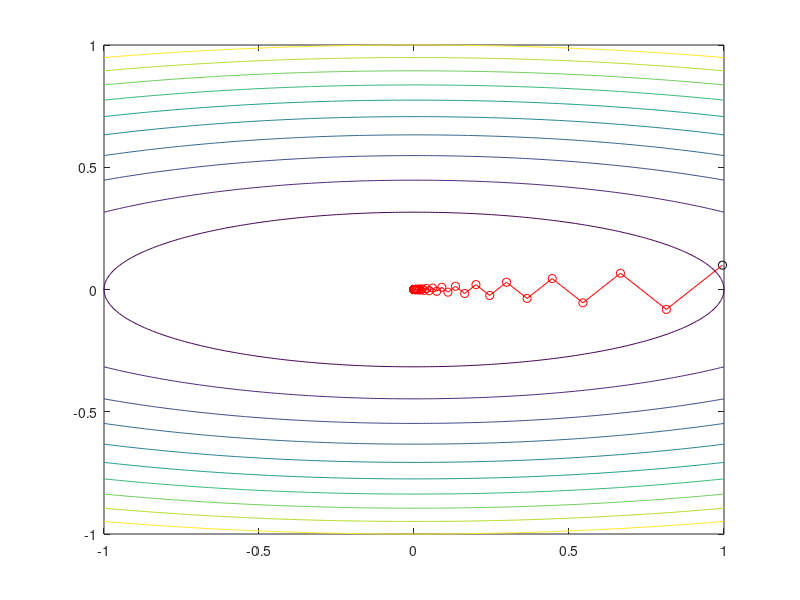
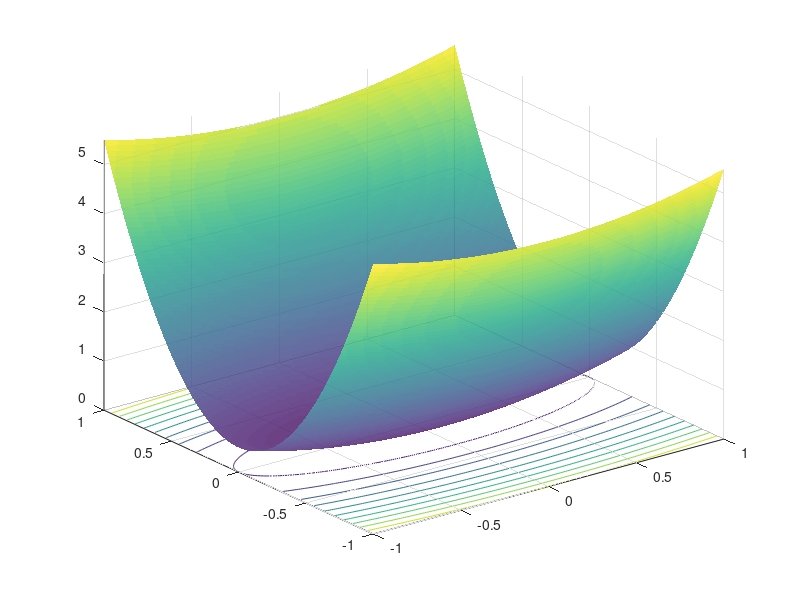

Write MATLAB code to recreate these figures, in order.
%######################################################
% This code is part of the Matlab-based toolbox
% OPTIK --- Optimization Toolkit
% For details see https://github.com/andreasmang/optik
%######################################################
clear, close all;
clc;
% this script implements gradient descent for a simple
% test problem with analytical line search

itermax = 100; % max number of iterations
opttol  = 1e-12;
xtrue   = [0.0;0.0];

% c = [1; 1]; % well conditioned
c = [1,10]; % badly conditioned

% prevent user from attempting to solve problems that will not work
if (c(1) <= 0 || c(2) <= 0)
    warning('does not work for non-convex problems');
    return;
end

% compute initial guess (non-zero, since 0 is the solution)
x = zeros(2,1);
x(1) = c(2) / sqrt(c(1)^2 + c(2)^2);
x(2) = c(1) / sqrt(c(1)^2 + c(2)^2);

% compute matrix for quadratic; since this matrix
% is diagonal, diagonal entries will correspond
% to the eigenvalues
Q = diag([c(1),c(2)]);

% function handles for objective and gradient
f0 = @(x) 0.5*x'*Q*x;
g  = @(x) Q*x;

% compute norm of gradient for initial guess
ng0 = norm(g(x));
if ng0 < 1E-12, ng0 = 1.0; end

% allocate array for storing history / iterates
y = zeros([2,itermax+1]);
y(:,1) = x;

% display header
fprintf('%s\n',repmat('-' , [1,93]));
fprintf('iter  %5s %17s %17s %22s %13s\n', 'f0(x)', 'x(1)', 'x(2)', '||g||_rel', 'error');
fprintf('%s\n',repmat('-' , [1,93]));

% flag to indicate if we did converge after less then or equal to max
% number of iterations
converged = false;

f0eval = zeros(itermax,1);

% perform gradient descent with analytical line search
for iter = 1:itermax
    
    f0eval(iter) = f0(x);
    
	% minimizer is x^\star = (0,0)^\T
	delta = sqrt((xtrue(1) - x(1))^2 + (xtrue(1) - x(2))^2);

	fprintf('%3d   %+4.8e   %+4.8e   %+4.8e   %+4.8e   %+4.8e\n',iter, f0eval(iter), x(1), x(2), norm(g(x))/ng0, delta);
    if delta < opttol
        converged = true;
        break;
    end
    
    % compute line search parameter analytically
	alpha = (c(1)^2*x(1)^2 + c(2)^2*x(2)^2) / (c(1)^3*x(1)^2 + c(2)^3*x(2)^2);

    % update iterate
    y(:,iter+1) = x - alpha.*g(x);
	x = y(:,iter+1);
end

% display meta info and error for final iterate
if (converged)
	fprintf('%s\n',repmat('-' , [1,93]));
	fprintf(' converged with error %2.12e (cond Q = %2.12e)\n', delta,max(c)/min(c));
	fprintf('%s\n',repmat('-' , [1,93]));
else
	fprintf('%s\n',repmat('-' , [1,93]));
	fprintf(' error after %d iterations: %2.12e (cond Q = %2.12e)\n', iter, delta,max(c)/min(c));
	fprintf('%s\n',repmat('-' , [1,93]));    
end

% plot results
[x1,x2] = ndgrid(-1:1/100:1, -1:1/100:1);

f0s = zeros(size(x1));
for i = 1 : size(x1,1)
	for j = 1 : size(x1,2)
		x(1) = x1(i,j);
		x(2) = x2(i,j);
		f0s(i,j) = f0(x);
	end
end

figure();
contour(x1,x2,f0s);
hold on;
plot(y(1,1),y(2,1),'ok');
plot(y(1,1:iter),y(2,1:iter),'-r');
plot(y(1,2:iter),y(2,2:iter),'or');
hold off;


figure(),
s = surfc(x1,x2,f0s,'FaceAlpha',0.8,'EdgeColor','none');
hold on;
scatter3(y(1,1:iter),y(2,1:iter),f0eval(1:iter),'r','filled');
plot3(y(1,1:iter),y(2,1:iter),f0eval(1:iter),'-','LineWidth',2);

zlim([min(f0s(:))-0.1*min(f0s(:)),max(f0s(:))]);
hold off;